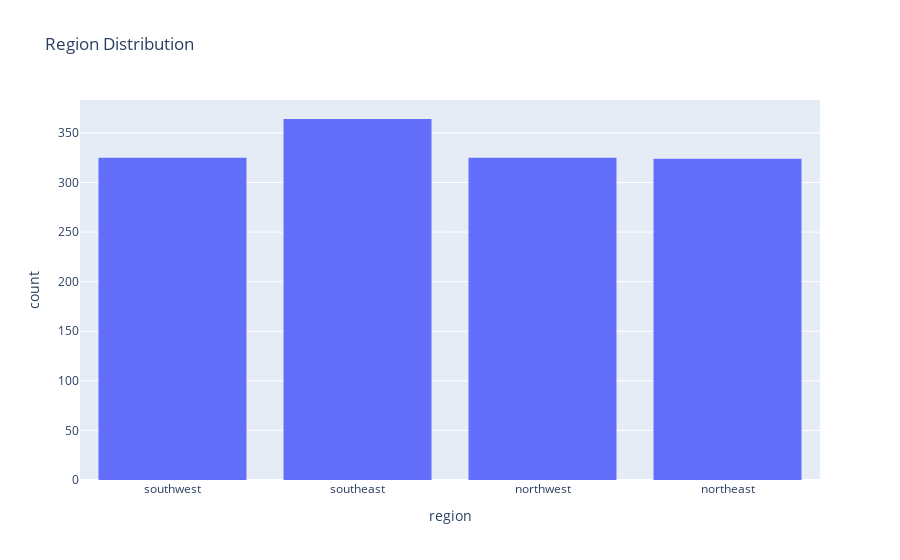

Notebook code for this chart:
### Code cell
px.histogram(medical_df, x='region', title='Region Distribution')

### Figure 1 — Plotly figure (JSON) as saved in the notebook; plotly's stock layout.template omitted (floating-point values rounded to 4 significant figures; data arrays with more than 128 entries replaced by an {"elided": "..."} marker saying what was removed)
{"data": [{"alignmentgroup": "True", "bingroup": "x", "hovertemplate": "region=%{x}<br>count=%{y}<extra></extra>", "legendgroup": "", "marker": {"color": "#636efa", "pattern": {"shape": ""}}, "name": "", "offsetgroup": "", "orientation": "v", "showlegend": false, "type": "histogram", "x": {"elided": "1338 str values"}, "xaxis": "x", "yaxis": "y"}], "layout": {"barmode": "relative", "legend": {"tracegroupgap": 0}, "title": {"text": "Region Distribution"}, "xaxis": {"anchor": "y", "domain": [0, 1], "title": {"text": "region"}}, "yaxis": {"anchor": "x", "domain": [0, 1], "title": {"text": "count"}}}}
